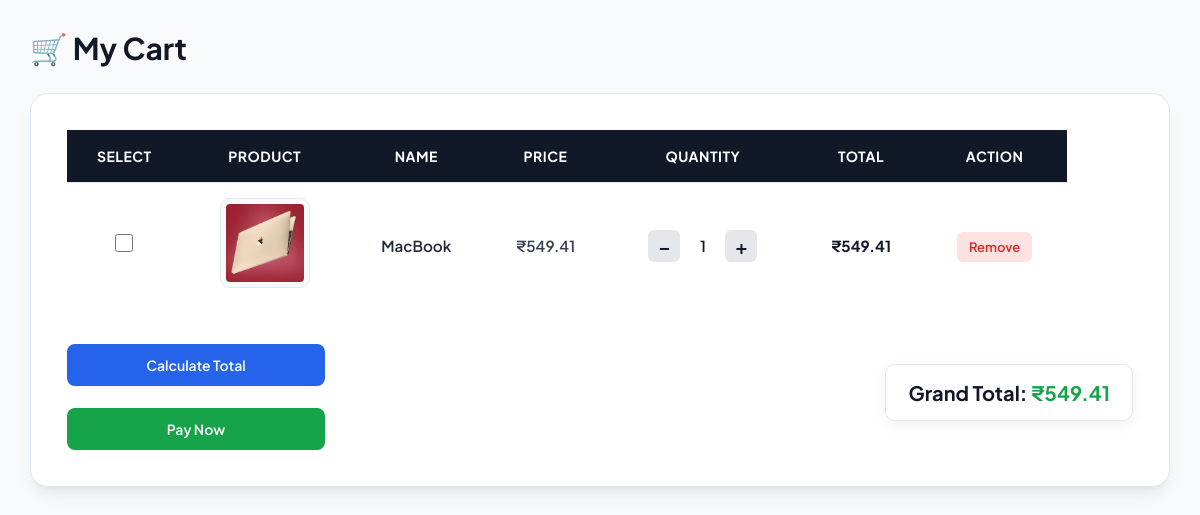
Page /cart (signed in) on the committed database.
### tables this page shows
CREATE TABLE cart (
        cart_id INTEGER PRIMARY KEY AUTOINCREMENT,
        user_id INTEGER NOT NULL,
        product_id INTEGER NOT NULL,
        quantity INTEGER NOT NULL DEFAULT 1,
        FOREIGN KEY (user_id) REFERENCES users (user_id) ON DELETE CASCADE,
        FOREIGN KEY (product_id) REFERENCES products (product_id) ON DELETE CASCADE
    );

CREATE TABLE products (
        product_id INTEGER PRIMARY KEY AUTOINCREMENT,
        name TEXT,
        description TEXT,
        category TEXT,
        price REAL,
        image TEXT
    );

### app.py (the view)
@app.route("/cart")
def cart():
    if "user_id" not in session:
        return redirect("/user-login")
    user_id = session["user_id"]
    con = get_db()
    cur = con.cursor(dictionary=True)
    cur.execute("""
        SELECT
            cart.product_id,
            cart.quantity,
            products.name,
            products.price,
            products.image
        FROM cart
        JOIN products
        ON cart.product_id = products.product_id
        WHERE cart.user_id = %s
    """, (user_id,))
    cart_items = cur.fetchall()
    total = 0
    for item in cart_items:
        total += item["price"] * item["quantity"]
    cur.close()
    con.close()
    return render_template(
        "user/add_to_cart.html",
        cart_items=cart_items,
        total=total
    )

### app.py (called while the page is built)
def get_db():
    if not os.path.exists(config.DB_PATH):
        from init_db import init_database
        init_database(config.DB_PATH)
    conn = sqlite3.connect(config.DB_PATH, timeout=15, check_same_thread=False)
    conn.row_factory = sqlite3.Row
    conn.execute("PRAGMA foreign_keys = ON;")
    return SQLiteConnectionWrapper(conn)

    def _convert_query(self, query):
        if not isinstance(query, str):
            return query
        return re.sub(r'%s', '?', query)

    def execute(self, query, params=None):
        converted = self._convert_query(query)
        if params is None:
            return self._cursor.execute(converted)
        if not isinstance(params, (tuple, list)):
            params = (params,)
        return self._cursor.execute(converted, params)

    def fetchall(self):
        return self._cursor.fetchall()

    def close(self):
        try:
            return self._cursor.close()
        except Exception:
            pass

    def cursor(self, dictionary=False):
        return SQLiteCursorWrapper(self._conn.cursor())

    def close(self):
        try:
            return self._conn.close()
        except Exception:
            pass

### templates/user/add_to_cart.html (shortened to what this page needs)
<!DOCTYPE html>
<html lang="en">
<head>
    <link rel="stylesheet" href="{{ url_for('static', filename='css/style.css') }}">
</head>
<body>
    <main class="cart-page">
        <h2 class="cart-title">🛒 My Cart</h2>
        <form action="/calculate_total" method="POST">
            <div class="cart-table-wrapper">
                <table class="cart-table">
                    <thead>
                        <tr>
                            <th>Select</th>
                            <th>Product</th>
                            <th>Name</th>
                            <th>Price</th>
                            <th>Quantity</th>
                            <th>Total</th>
                            <th>Action</th>
                        </tr>
                    </thead>
                    <tbody>
                        {% for item in cart_items %}
                        <tr>
                            <td>
                                <input type="checkbox" class="cart-checkbox" name="selected_products"
                                    value="{{ item.product_id }}" >
                            </td>
                            <td>
                                <img class="cart-product-image" src="{{ url_for(
                                        'static',
                                        filename='uploads/product_images/' + item.image
                                    ) }}" alt="{{ item.name }}">
                            </td>
                            <td>
                                <div class="cart-product-name">
                                    {{ item.name }}
                                </div>
                            </td>
                            <td>
                                <span class="cart-price">
                                    ₹{{ item.price }}
                                </span>
                            </td>
                            <td>
                                <div class="cart-quantity">
                                    <a class="quantity-btn" href="{{ url_for(
                                            'decrease_quantity',
                                            product_id=item.product_id
                                        ) }}">
                                        −
                                    </a>
                                    <span class="quantity-number">
                                        {{ item.quantity }}
                                    </span>
                                    <a class="quantity-btn" href="{{ url_for(
                                            'increase_quantity',
                                            product_id=item.product_id
                                        ) }}">
                                        +
                                    </a>
                                </div>
                            </td>
                            <td>
                                <span class="cart-total">
                                    ₹{{ item.price * item.quantity }}
                                </span>
                            </td>
                            <td>
                                <a class="remove-btn" href="{{ url_for(
                                        'remove_from_cart',
                                        product_id=item.product_id
                                    ) }}">
                                    Remove
                                </a>
                            </td>
                        </tr>
                        {% endfor %}
                    </tbody>
                </table>
            </div>
            <div class="cart-bottom">
                <div class="cart-actions">
                    <button type="submit" class="cart-btn calculate-btn">
                        Calculate Total
                    </button>
                    <button type="submit" class="cart-btn pay-btn" formaction="/checkout-address">
                        Pay Now
                    </button>
                </div>
                <div class="grand-total-box">
                    <h3>
                        Grand Total:
                        <span class="grand-total-amount">
                            ₹{{ total }}
                        </span>
                    </h3>
                </div>
            </div>
        </form>
    </main>
</body>
</html>

### static/css/style.css (style rules this page uses)
:root { --primary: #4f46e5; --primary-hover: #4338ca; --primary-light: #eef2ff; --secondary: #0f172a; --accent: #f97316; --accent-hover: #ea580c; --success: #10b981; --success-bg: #ecfdf5; --danger: #ef4444; --danger-bg: #fef2f2; --warning: #f59e0b; --bg-main: #f8fafc; --bg-card: #ffffff; --text-main: #0f172a; --text-muted: #64748b; --border-color: #e2e8f0; --shadow-sm: 0 1px 2px 0 rgb(0 0 0 / 0.05); --shadow-md: 0 4px 6px -1px rgb(0 0 0 / 0.07), 0 2px 4px -2px rgb(0 0 0 / 0.05); --shadow-lg: 0 10px 15px -3px rgb(0 0 0 / 0.08), 0 4px 6px -4px rgb(0 0 0 / 0.04); --shadow-xl: 0 20px 25px -5px rgb(0 0 0 / 0.1), 0 8px 10px -6px rgb(0 0 0 / 0.06); --radius-sm: 6px; --radius: 12px; --radius-lg: 18px; --transition: all 0.25s cubic-bezier(0.4, 0, 0.2, 1); }
* { box-sizing: border-box; margin: 0; padding: 0; }
html { scroll-behavior: smooth; }
body { min-height: 100vh; font-family: 'Plus Jakarta Sans', -apple-system, BlinkMacSystemFont, 'Segoe UI', Roboto, sans-serif; background-color: var(--bg-main); color: var(--text-main); line-height: 1.6; display: flex; flex-direction: column; }
h1, h2, h3, h4, h5, h6 { color: var(--secondary); font-weight: 700; line-height: 1.25; }
h2 { font-size: 1.75rem; }
h3 { font-size: 1.25rem; }
a { color: var(--primary); text-decoration: none; transition: var(--transition); }
main { flex: 1; }
button, input[type="submit"], input[type="button"], .btn { display: inline-flex; align-items: center; justify-content: center; gap: 8px; border: none; border-radius: var(--radius-sm); padding: 12px 24px; background: var(--primary); color: #ffffff; font-family: inherit; font-size: 0.95rem; font-weight: 600; cursor: pointer; transition: var(--transition); box-shadow: var(--shadow-sm); }
form { width: 100%; max-width: 480px; margin: 40px auto; padding: 36px; background: var(--bg-card); border-radius: var(--radius-lg); box-shadow: var(--shadow-lg); border: 1px solid var(--border-color); }
form button, form input[type="submit"] { width: 100%; margin-top: 10px; padding: 13px; font-size: 1rem; }
table { width: 100%; border-collapse: collapse; text-align: left; }
th { background: #f8fafc; color: var(--text-muted); font-weight: 700; font-size: 0.82rem; text-transform: uppercase; letter-spacing: 0.5px; padding: 16px 20px; border-bottom: 1px solid var(--border-color); }
td { padding: 16px 20px; border-bottom: 1px solid var(--border-color); color: var(--text-main); font-size: 0.95rem; vertical-align: middle; }
tr:last-child td { border-bottom: none; }
td img { border-radius: var(--radius-sm); border: 1px solid var(--border-color); object-fit: cover; }

### rows in the picture
cart: image (picture), name "MacBook", price "549.41", quantity "1", item.price*item.quantity "549.41"

### other values in the picture
{{ total }} "549.41"
